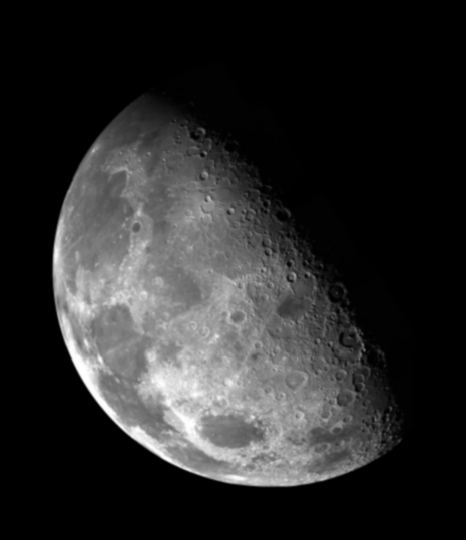
#> input picture imageProcessing/week3-2023/Fig0338.tif, 466 x 540 px
$ python ex503.py
#> lines starting #> are read from the running program, lines starting #| are printed output that depends on the picture
import cv2
import numpy as np

# image path
path = r'Fig0338.tif'

# using imread()
img = cv2.imread(path)
#> img is the input picture: shape (540, 466, 3); min 0, max 254, mean 42.7
dst = cv2.Laplacian(img, -1, ksize=3)
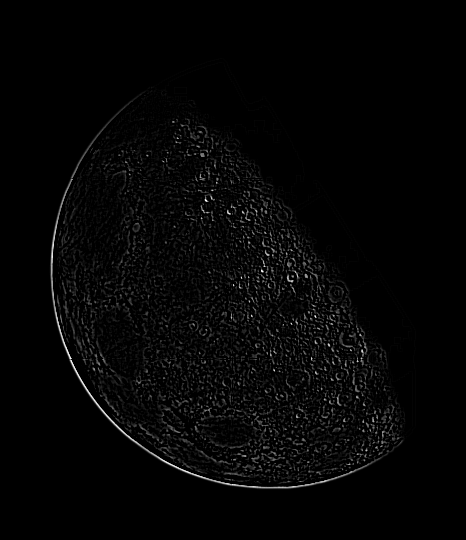
#> dst: shape (540, 466, 3); min 0, max 255, mean 5.2
im2=img+dst
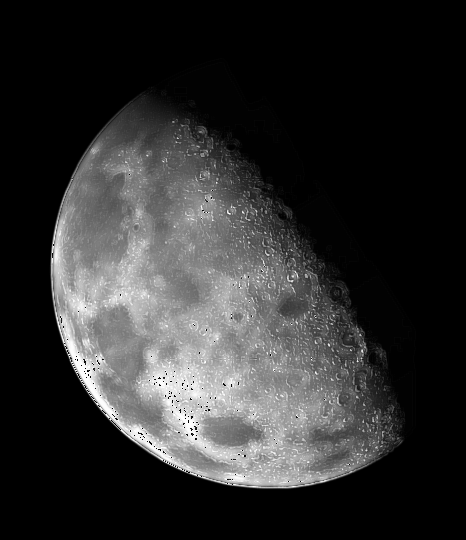
#> im2: shape (540, 466, 3); min 0, max 255, mean 47.4
cv2.imshow('Laplacian', np.hstack((img, dst,im2)))
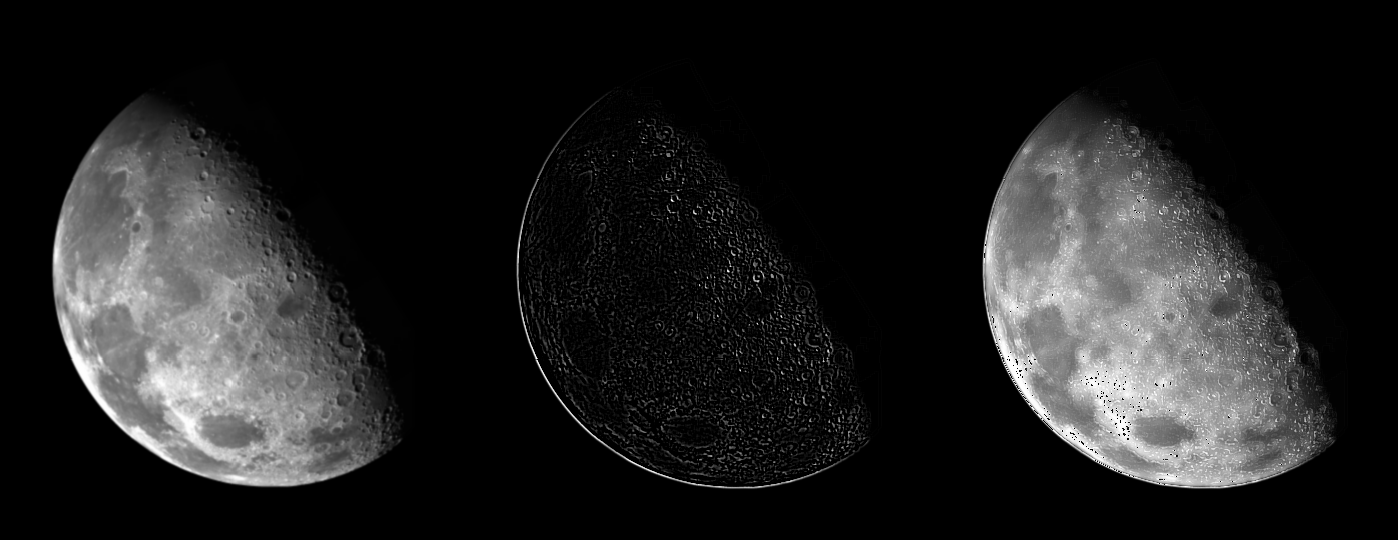
#> window 'Laplacian': shape (540, 1398, 3); min 0, max 255, mean 31.8
cv2.waitKey(0);
cv2.destroyAllWindows();
cv2.waitKey(1)

$ run again, with imageProcessing/week3-2023/Fig0333.tif copied over imageProcessing/week3-2023/Fig0338.tif
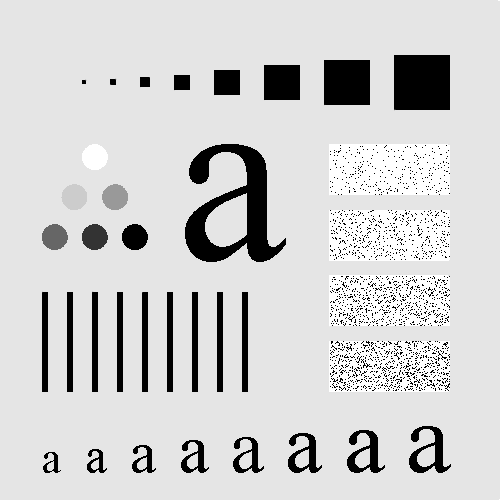
#> input picture imageProcessing/week3-2023/Fig0333.tif, 500 x 500 px
#> img is the input picture: shape (500, 500, 3); min 0, max 255, mean 207.4
#> `dst = cv2.Laplacian(img, -1, ksize=3)`:
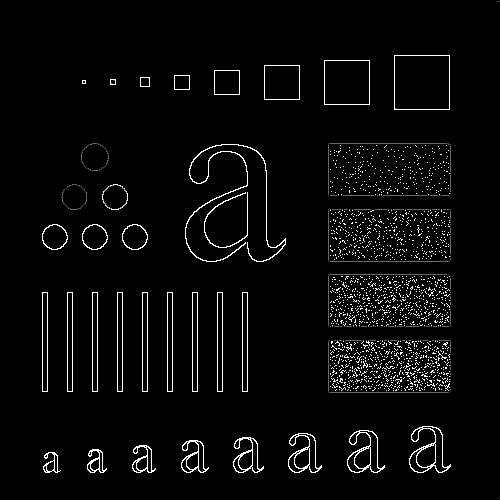
#> dst: shape (500, 500, 3); min 0, max 255, mean 9.5
#> `cv2.imshow('Laplacian', np.hstack((img, dst,im2)))`:
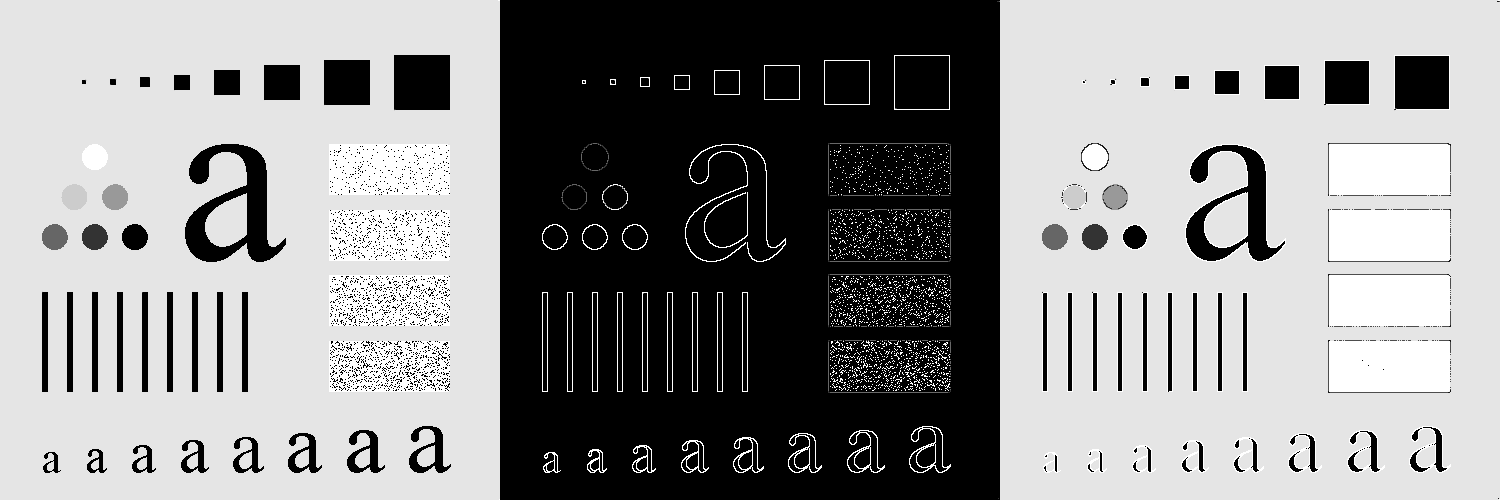
#> window 'Laplacian': shape (500, 1500, 3); min 0, max 255, mean 144

$ run again, with imageProcessing/week3-2023/Fig0334.tif copied over imageProcessing/week3-2023/Fig0338.tif
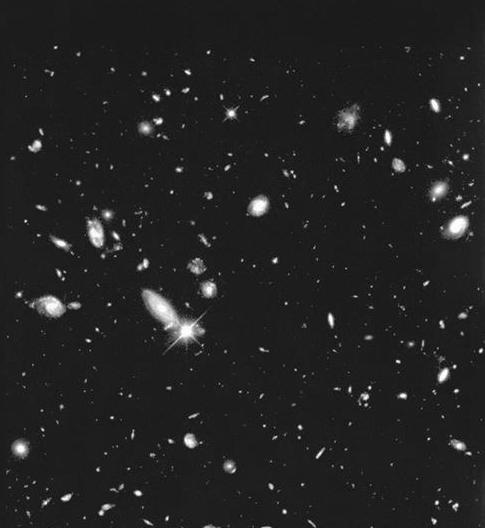
#> input picture imageProcessing/week3-2023/Fig0334.tif, 485 x 528 px
#> img is the input picture: shape (528, 485, 3); min 0, max 255, mean 34.5
#> `dst = cv2.Laplacian(img, -1, ksize=3)`:
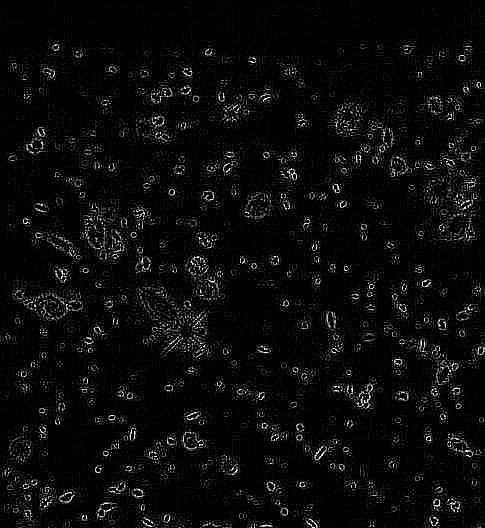
#> dst: shape (528, 485, 3); min 0, max 255, mean 10.2
#> `cv2.imshow('Laplacian', np.hstack((img, dst,im2)))`:
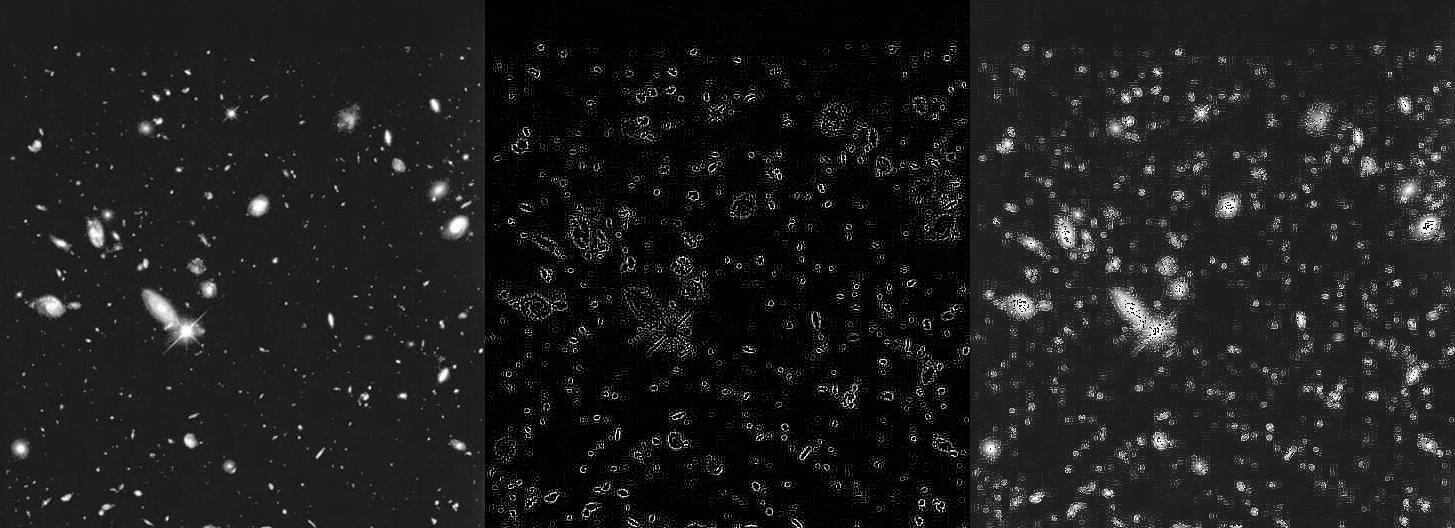
#> window 'Laplacian': shape (528, 1455, 3); min 0, max 255, mean 29.4

$ run again, with imageProcessing/week3-2023/Fig0335.tif copied over imageProcessing/week3-2023/Fig0338.tif
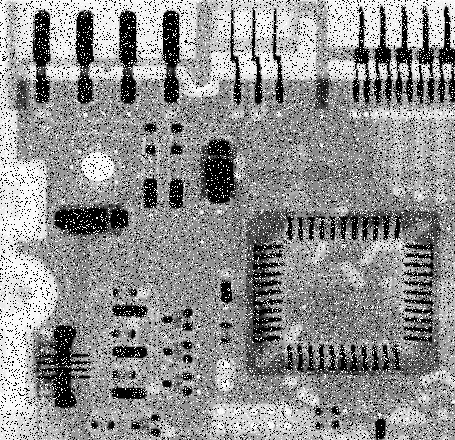
#> input picture imageProcessing/week3-2023/Fig0335.tif, 455 x 440 px
#> img is the input picture: shape (440, 455, 3); min 0, max 255, mean 144.1
#> `im2=img+dst`:
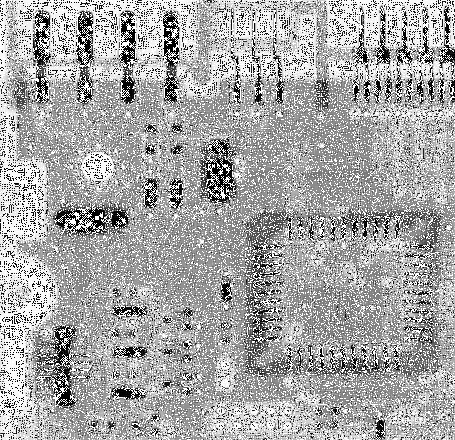
#> im2: shape (440, 455, 3); min 0, max 255, mean 166.7
#> `cv2.imshow('Laplacian', np.hstack((img, dst,im2)))`:
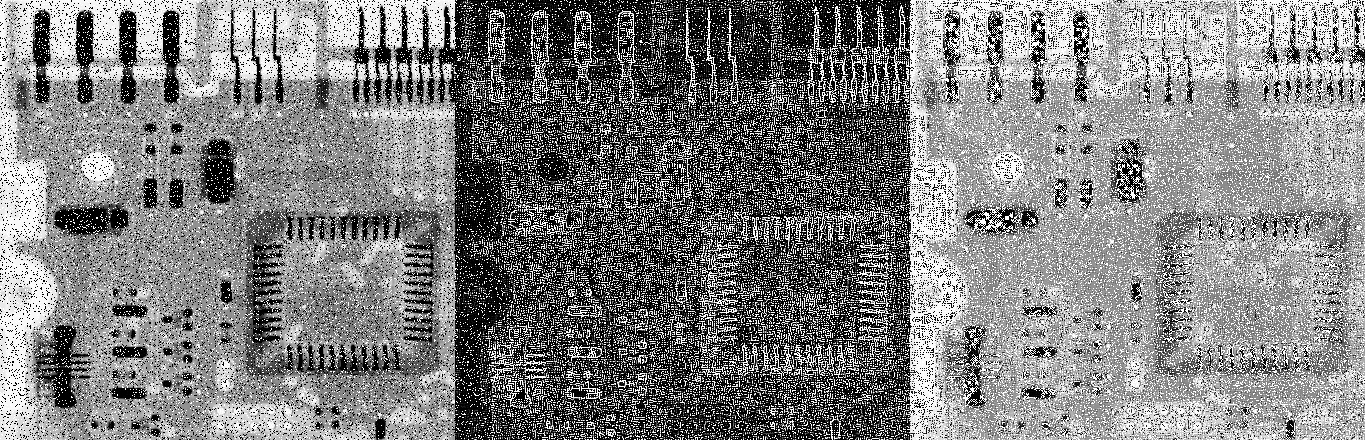
#> window 'Laplacian': shape (440, 1365, 3); min 0, max 255, mean 127.9
